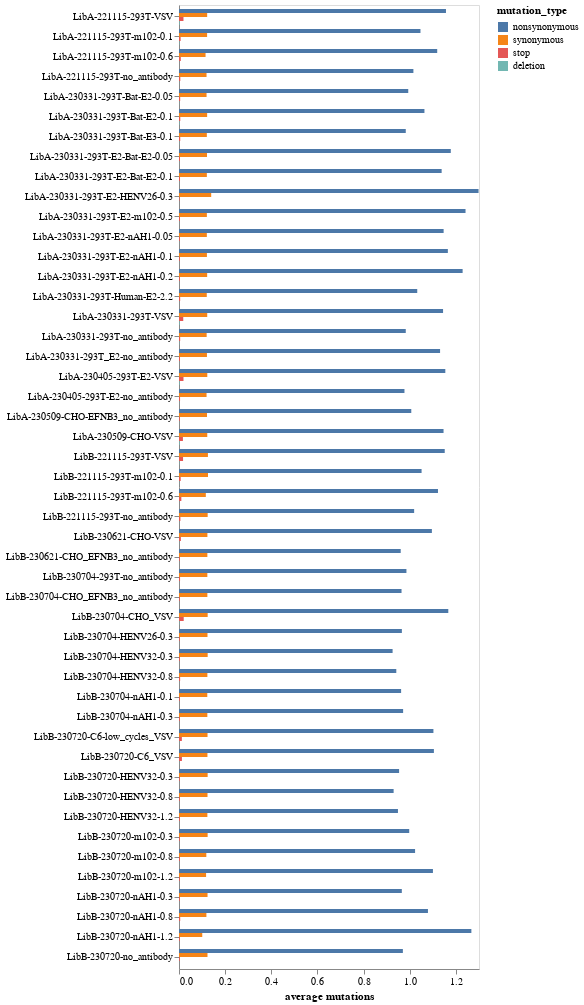

Notebook source saved alongside this figure:
### Markdown cell above
## Average mutations per variant
Plot average number of mutations per variant of each type of codon mutation:

### Code cell
avg_muts = (
    variants.numCodonMutsByType(
        variant_type="all",
        libraries=variants.libraries,
    )
    .drop(columns=["count", "num_muts_count"])
    .merge(barcode_runs, validate="many_to_one")
    # remove categorical to enable plotting below
    .assign(mutation_type=lambda x: x["mutation_type"].tolist())
    .rename(columns={"number": "average mutations"})
)

mut_type_selection = alt.selection_point(fields=["mutation_type"], bind="legend")
mut_types = avg_muts["mutation_type"].unique()

avg_muts_chart = (
    alt.Chart(avg_muts)
    .encode(
        x=alt.X("average mutations", axis=alt.Axis(grid=False)),
        y=alt.Y("sample", title=None),
        yOffset=alt.YOffset("mutation_type", sort=mut_types),
        color=alt.Color("mutation_type", scale=alt.Scale(domain=mut_types)),
        tooltip=[
            alt.Tooltip(c, format=".3g") if c == "average mutations" else c
            for c in avg_muts.columns
        ],
    )
    .mark_bar()
    .properties(height=alt.Step(20, **{"for": "position"}), width=300)
    .configure_axis(labelLimit=500)
    .add_params(mut_type_selection, *selections)
    .transform_filter(mut_type_selection)
)

for selection in selections:
    avg_muts_chart = avg_muts_chart.transform_filter(selection)

avg_muts_chart

### Figure 1 — Vega-Lite specification as saved in the notebook (floating-point values rounded to 4 significant figures; data arrays with more than 128 entries replaced by an {"elided": "..."} marker saying what was removed)
{"config": {"view": {"continuousWidth": 300, "continuousHeight": 300}, "axis": {"labelLimit": 500}}, "data": {"name": "data-76e010feab409f3a9f30f84b11ae6441"}, "mark": {"type": "bar"}, "encoding": {"color": {"field": "mutation_type", "scale": {"domain": ["nonsynonymous", "synonymous", "stop", "deletion"]}, "type": "nominal"}, "tooltip": [{"field": "library", "type": "nominal"}, {"field": "sample", "type": "nominal"}, {"field": "mutation_type", "type": "nominal"}, {"field": "average mutations", "format": ".3g", "type": "quantitative"}, {"field": "date", "type": "nominal"}], "x": {"axis": {"grid": false}, "field": "average mutations", "type": "quantitative"}, "y": {"field": "sample", "title": null, "type": "nominal"}, "yOffset": {"field": "mutation_type", "sort": ["nonsynonymous", "synonymous", "stop", "deletion"], "type": "nominal"}}, "height": {"step": 20, "for": "position"}, "params": [{"name": "param_7", "select": {"type": "point", "fields": ["mutation_type"]}, "bind": "legend"}, {"name": "param_1", "select": {"type": "point", "fields": ["library"]}, "bind": {"input": "select", "options": [null, "LibA", "LibB"], "labels": ["all", "LibA", "LibB"], "name": "library"}}, {"name": "param_2", "select": {"type": "point", "fields": ["date"]}, "bind": {"input": "select", "options": [null, "2022-11-15", "2023-03-31", "2023-04-05", "2023-05-09", "2023-06-21", "2023-07-04", "2023-07-20"], "labels": ["all", "2022-11-15", "2023-03-31", "2023-04-05", "2023-05-09", "2023-06-21", "2023-07-04", "2023-07-20"], "name": "date"}}], "transform": [{"filter": {"param": "param_7"}}, {"filter": {"param": "param_1"}}, {"filter": {"param": "param_2"}}], "width": 300, "$schema": "https://vega.github.io/schema/vega-lite/v5.8.0.json", "datasets": {"data-76e010feab409f3a9f30f84b11ae6441": {"elided": "192 records"}}}
